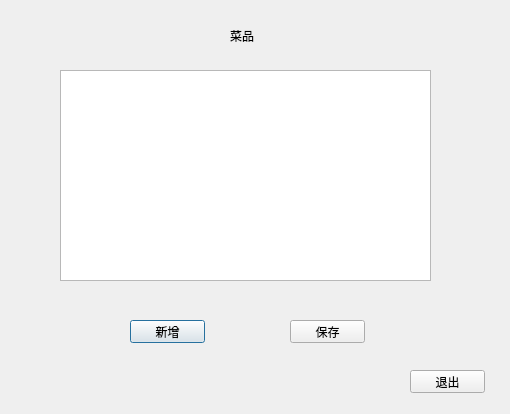
<?xml version="1.0" encoding="UTF-8"?>
<ui version="4.0">
 <class>manageDish</class>
 <widget class="QDialog" name="manageDish">
  <property name="geometry">
   <rect>
    <x>0</x>
    <y>0</y>
    <width>510</width>
    <height>414</height>
   </rect>
  </property>
  <property name="windowTitle">
   <string>Dialog</string>
  </property>
  <widget class="QTableWidget" name="tableWidget">
   <property name="geometry">
    <rect>
     <x>60</x>
     <y>70</y>
     <width>371</width>
     <height>211</height>
    </rect>
   </property>
  </widget>
  <widget class="QLabel" name="label">
   <property name="geometry">
    <rect>
     <x>230</x>
     <y>30</y>
     <width>54</width>
     <height>12</height>
    </rect>
   </property>
   <property name="text">
    <string>菜品</string>
   </property>
  </widget>
  <widget class="QPushButton" name="pushButton">
   <property name="geometry">
    <rect>
     <x>130</x>
     <y>320</y>
     <width>75</width>
     <height>23</height>
    </rect>
   </property>
   <property name="text">
    <string>新增</string>
   </property>
  </widget>
  <widget class="QPushButton" name="pushButton_2">
   <property name="geometry">
    <rect>
     <x>290</x>
     <y>320</y>
     <width>75</width>
     <height>23</height>
    </rect>
   </property>
   <property name="text">
    <string>保存</string>
   </property>
  </widget>
  <widget class="QPushButton" name="pushButton_3">
   <property name="geometry">
    <rect>
     <x>410</x>
     <y>370</y>
     <width>75</width>
     <height>23</height>
    </rect>
   </property>
   <property name="text">
    <string>退出</string>
   </property>
  </widget>
 </widget>
 <resources/>
 <connections/>
</ui>
